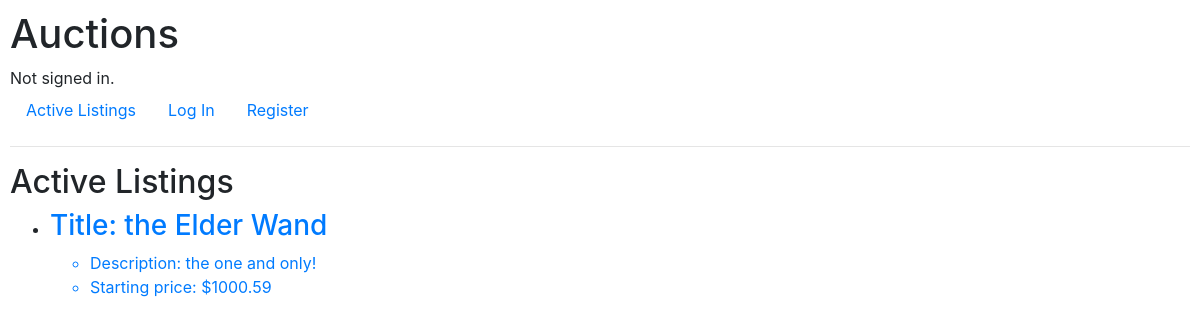
Before: / with the older database file.
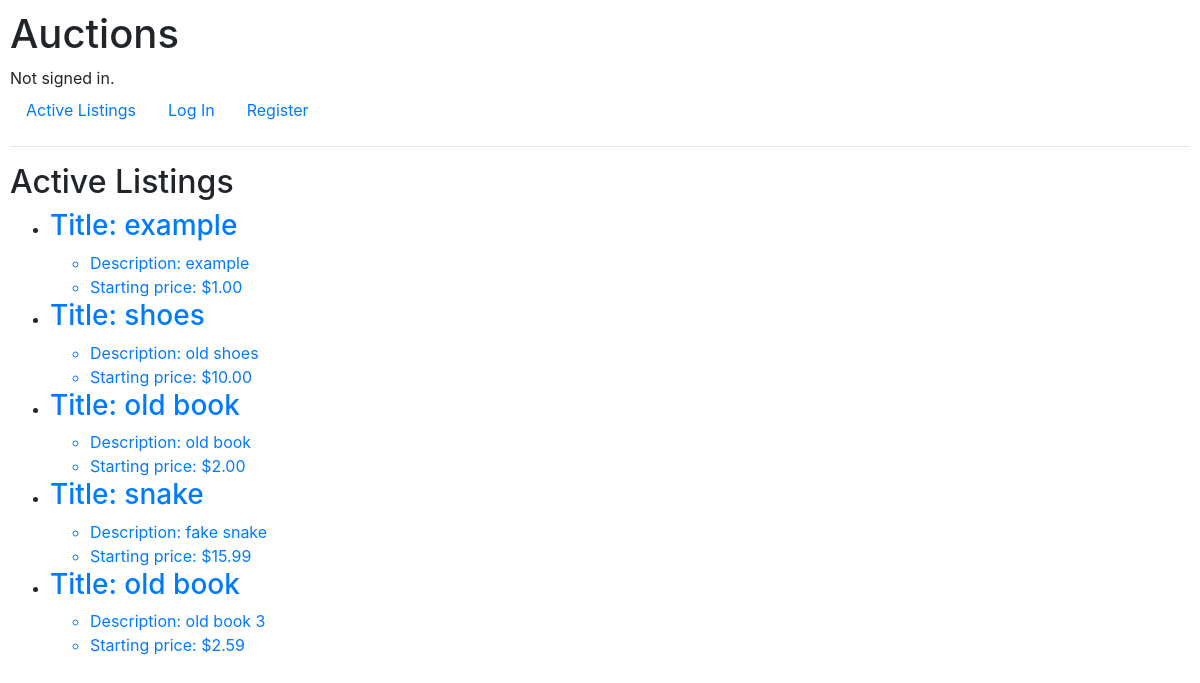
After: the same page with the newer database file.
### auctions/models.py (models this page shows, shortened)
class Listing(models.Model):
    title = models.CharField(max_length=100)
    description = models.CharField(max_length=1000)
    price = models.DecimalField(max_digits=10, decimal_places=2)
    category = models.CharField(max_length=64)
    username = models.ForeignKey(User, on_delete=models.CASCADE, related_name="owner")
    img = models.ImageField(upload_to="auctions/uploads/images", blank=True, null=True, default=None)

### auctions/views.py (the view)
# urls.py: path("", views.index, name="index"),
def index(request):
    return render(request, "auctions/index.html", {
        "listings": Listing.objects.all()
    })

### auctions/templates/auctions/index.html
{% extends "auctions/layout.html" %}
{% block body %}
    <h2>Active Listings</h2>
    {% if listings %}
        <ul>
            {% for item in listings %}
            <div>
                <li>
                    <a href="{% url 'listing_page' item.pk %}">
                        <h3>Title: {{ item.title }}</h3>
                        <ul>
                            <li>Description: {{ item.description }}</li>
                            <li>Starting price: ${{ item.price }}</li>
                        </ul>
                    </a>
                </li>
            </div>
            {% endfor %}
        </ul>
    {% endif %}
{% endblock %}

### auctions/templates/auctions/layout.html (shortened to what this page needs)
{% load static %}
<!DOCTYPE html>
<html lang="en">
    <head>
        <link rel="stylesheet" href="https://stackpath.bootstrapcdn.com/bootstrap/4.4.1/css/bootstrap.min.css">
        <link href="{% static 'auctions/styles.css' %}" rel="stylesheet">
    </head>
    <body>
        <h1>Auctions</h1>
        <div>
            {% if user.is_authenticated %}
                Signed in as <strong>{{ user.username }}</strong>.
            {% else %}
                Not signed in.
            {% endif %}
        </div>
        <ul class="nav">
            <li class="nav-item">
                <a class="nav-link" href="{% url 'index' %}">Active Listings</a>
            </li>
            {% if user.is_authenticated %}
                <li class="nav-item">
                    <a class="nav-link" href="{% url 'create_listing' %}">Create Listing</a>
                </li>
                <li class="nav-item">
                    <a class="nav-link" href="{% url 'watchlist' %}">Watchlist</a>
                </li>
                <li class="nav-item">
                    <a class="nav-link" href="{% url 'logout' %}">Log Out</a>
                </li>
            {% else %}
                <li class="nav-item">
                    <a class="nav-link" href="{% url 'login' %}">Log In</a>
                </li>
                <li class="nav-item">
                    <a class="nav-link" href="{% url 'register' %}">Register</a>
                </li>
            {% endif %}
        </ul>
        <hr>
        {% block body %}
        {% endblock %}
    </body>
</html>

### auctions/static/auctions/styles.css (style rules this page uses)
body { padding: 10px; }

Changed rows visible on the page:
changed Listing: title "the Elder Wand" → "example"; description "the one and only!" → "example"; price "1000.59" → "1.00"
added Listing: title "shoes", description "old shoes", price "10.00"
added Listing: title "old book", description "old book", price "2.00"
added Listing: title "snake", description "fake snake", price "15.99"
added Listing: title "old book", description "old book 3", price "2.59"
